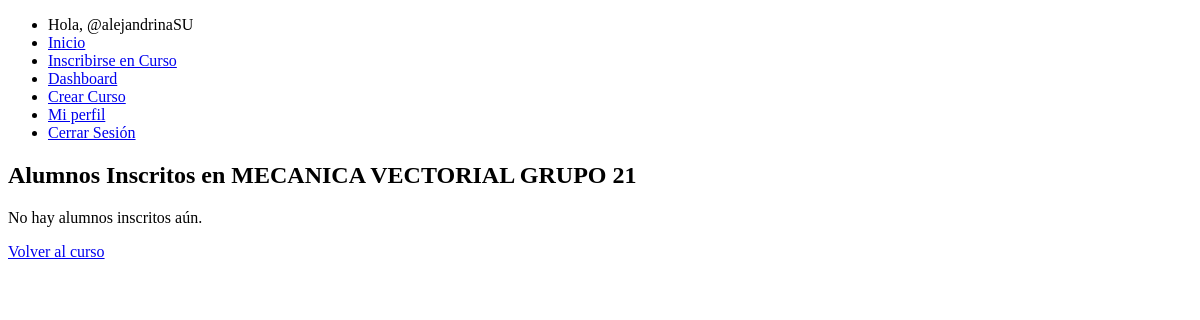
/board/VAH1SG/view/students (signed in), run on an earlier commit of the app's database.
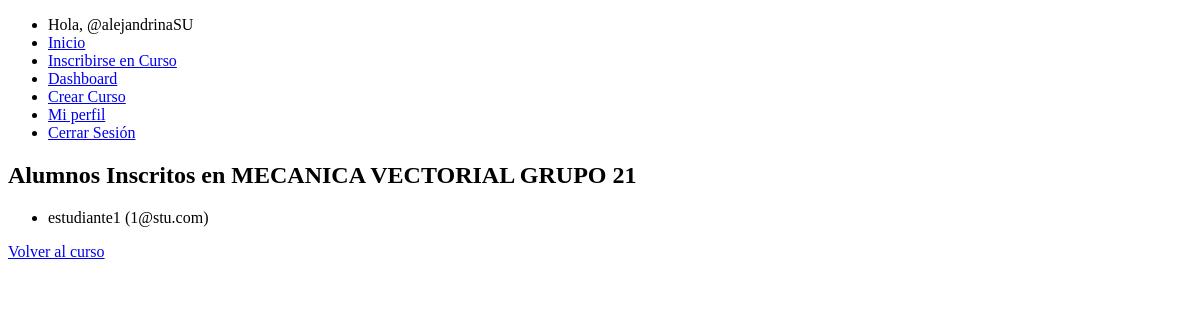
And on a later commit of the database.
### webapp/models.py (models this page shows, shortened)
class AlumnoCurso(models.Model):
    curso = models.ForeignKey(Curso, on_delete=models.CASCADE)
    alumno = models.ForeignKey(settings.AUTH_USER_MODEL, on_delete=models.CASCADE)

class UsuarioPersonalizado(AbstractUser):
    ROLES = (
        ('Estudiante', 'Estudiante'),
        ('Profesor', 'Profesor')
    )
    rol = models.CharField(max_length=10, choices=ROLES, default='Estudiante')
    sobre_mi = models.TextField(max_length=2000, blank=True, null=True)
    foto_perfil = models.ImageField(upload_to='fotos_perfil/', blank=True, null=True)

### webapp/views.py (the view)
# urls.py: path("board/<str:codigo_acceso>/view/students", views.board_view_students, name="board_view_students"),
@login_required
def board_view_students(request, codigo_acceso):
    curso = get_object_or_404(Curso, codigo_acceso=codigo_acceso)
    alumnos_inscritos = AlumnoCurso.objects.filter(curso=curso).select_related('alumno')
    return render(request, 'board_view_students.html', {
        'curso':curso,
        'alumnos_inscritos':alumnos_inscritos
    })

### webapp/templates/board_view_students.html (shortened to what this page needs)
{% extends "base.html" %}
{% block content %}
<div class="container">
    <h2>Alumnos Inscritos en {{ curso.nombre_curso }}</h2>
    {% if alumnos_inscritos %}
        <ul>
            {% for inscripcion in alumnos_inscritos %}
                <li>{{ inscripcion.alumno.username }} ({{ inscripcion.alumno.email }})</li>
            {% endfor %}
        </ul>
    {% else %}
        <p>No hay alumnos inscritos aún.</p>
    {% endif %}
    <a href="{% url 'board' curso.codigo_acceso %}" class="btn btn-secondary">Volver al curso</a>
</div>
{% endblock %}

What changed in the data, as far as the page shows it:
added AlumnoCurso: alumno.username "estudiante1", alumno.email "1@stu.com"
Also different on the page:
text no longer shown: "No hay alumnos inscritos aún."
